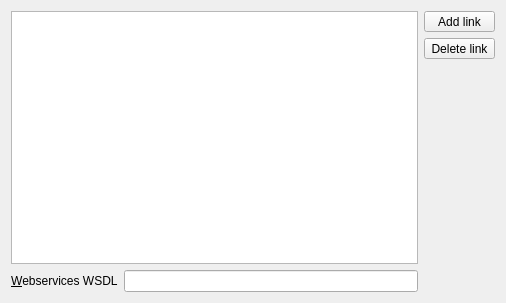
<ui version="4.0" >
 <class>ServicesListPage</class>
 <widget class="QWidget" name="ServicesListPage" >
  <property name="geometry" >
   <rect>
    <x>0</x>
    <y>0</y>
    <width>506</width>
    <height>303</height>
   </rect>
  </property>
  <property name="windowTitle" >
   <string>Define WebServices List</string>
  </property>
  <layout class="QGridLayout" >
   <item row="0" column="0" colspan="2" >
    <widget class="QListWidget" name="m_webServiceList" />
   </item>
   <item rowspan="2" row="0" column="2" >
    <layout class="QVBoxLayout" >
     <property name="spacing" >
      <number>6</number>
     </property>
     <property name="leftMargin" >
      <number>0</number>
     </property>
     <property name="topMargin" >
      <number>0</number>
     </property>
     <property name="rightMargin" >
      <number>0</number>
     </property>
     <property name="bottomMargin" >
      <number>0</number>
     </property>
     <item>
      <widget class="QToolButton" name="m_webServiceBtnAdd" >
       <property name="sizePolicy" >
        <sizepolicy vsizetype="Fixed" hsizetype="Preferred" >
         <horstretch>0</horstretch>
         <verstretch>0</verstretch>
        </sizepolicy>
       </property>
       <property name="text" >
        <string>Add link</string>
       </property>
       <property name="icon" >
        <iconset resource="../application.qrc" >:/images/add.png</iconset>
       </property>
      </widget>
     </item>
     <item>
      <widget class="QToolButton" name="m_webServiceBtnDel" >
       <property name="text" >
        <string>Delete link</string>
       </property>
       <property name="icon" >
        <iconset resource="../application.qrc" >:/images/remove.png</iconset>
       </property>
      </widget>
     </item>
     <item>
      <spacer>
       <property name="orientation" >
        <enum>Qt::Vertical</enum>
       </property>
       <property name="sizeHint" >
        <size>
         <width>20</width>
         <height>40</height>
        </size>
       </property>
      </spacer>
     </item>
    </layout>
   </item>
   <item row="1" column="0" >
    <widget class="QLabel" name="label_11" >
     <property name="text" >
      <string>&amp;Webservices WSDL</string>
     </property>
     <property name="buddy" >
      <cstring>m_servicesLineEdit</cstring>
     </property>
    </widget>
   </item>
   <item row="1" column="1" >
    <widget class="QLineEdit" name="m_servicesLineEdit" />
   </item>
  </layout>
 </widget>
 <resources/>
 <connections>
  <connection>
   <sender>m_webServiceList</sender>
   <signal>currentTextChanged(QString)</signal>
   <receiver>m_servicesLineEdit</receiver>
   <slot>setText(QString)</slot>
   <hints>
    <hint type="sourcelabel" >
     <x>194</x>
     <y>156</y>
    </hint>
    <hint type="destinationlabel" >
     <x>196</x>
     <y>283</y>
    </hint>
   </hints>
  </connection>
 </connections>
</ui>
